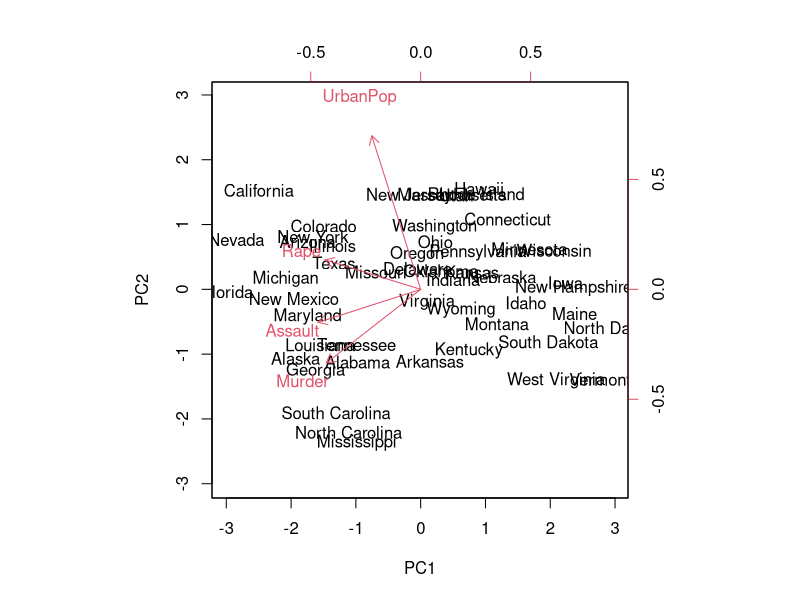
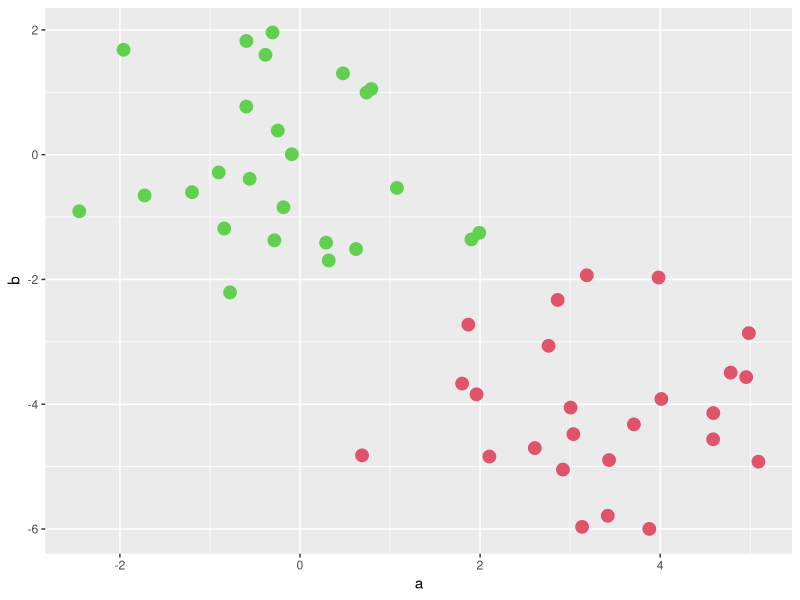
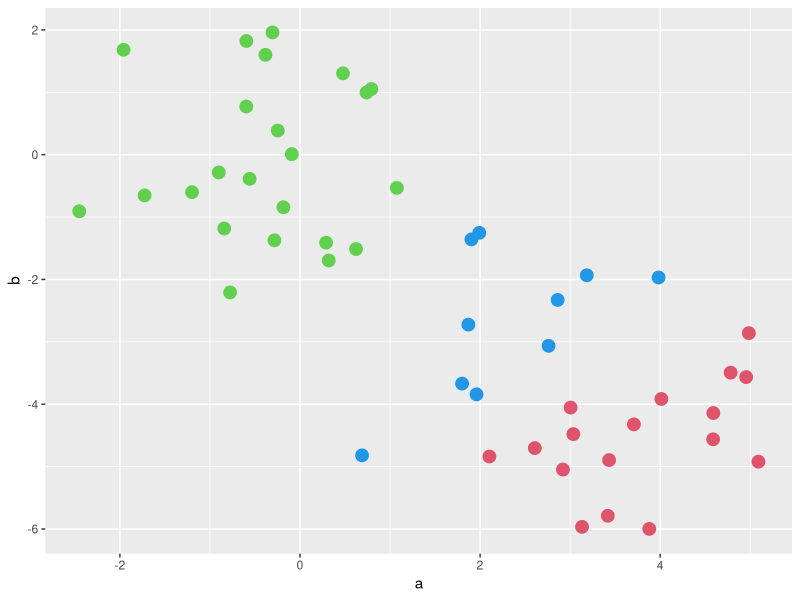
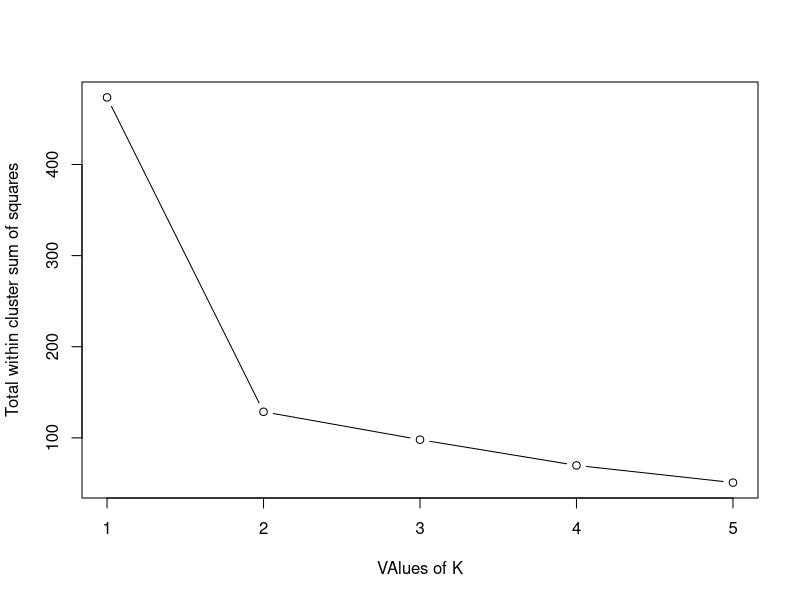
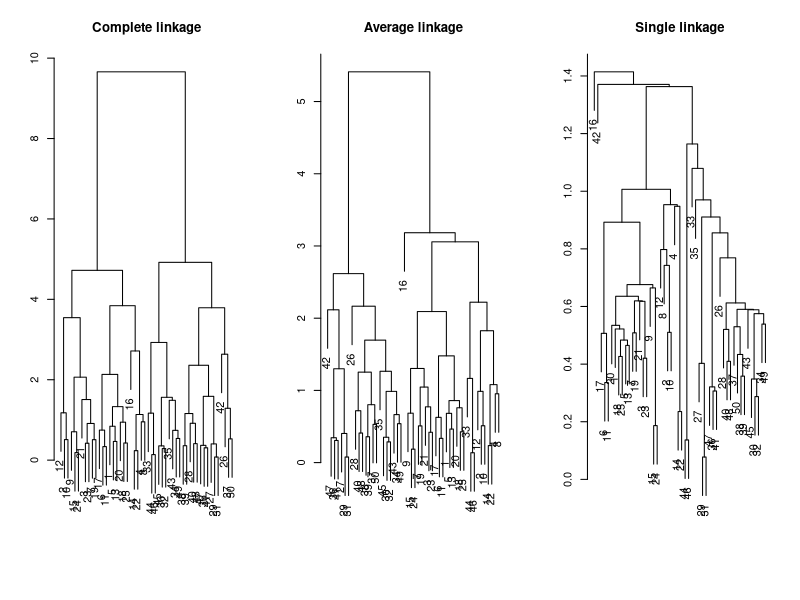
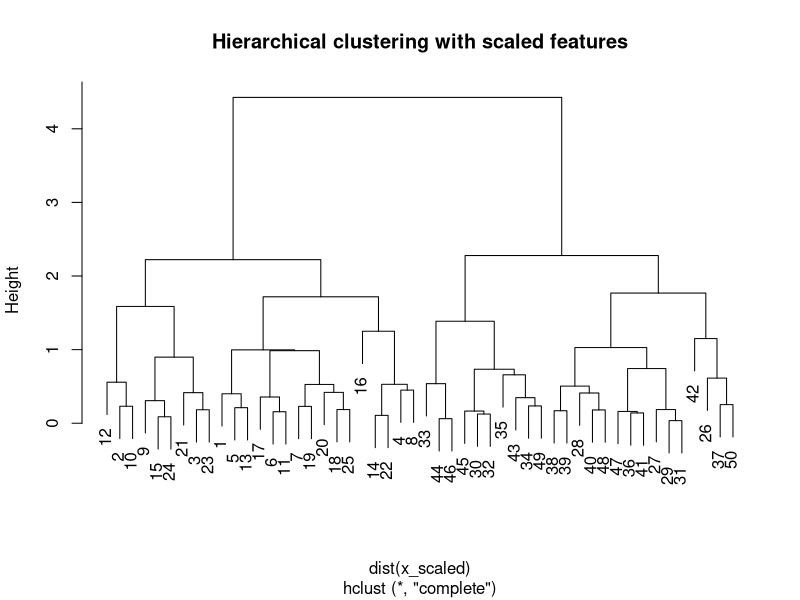
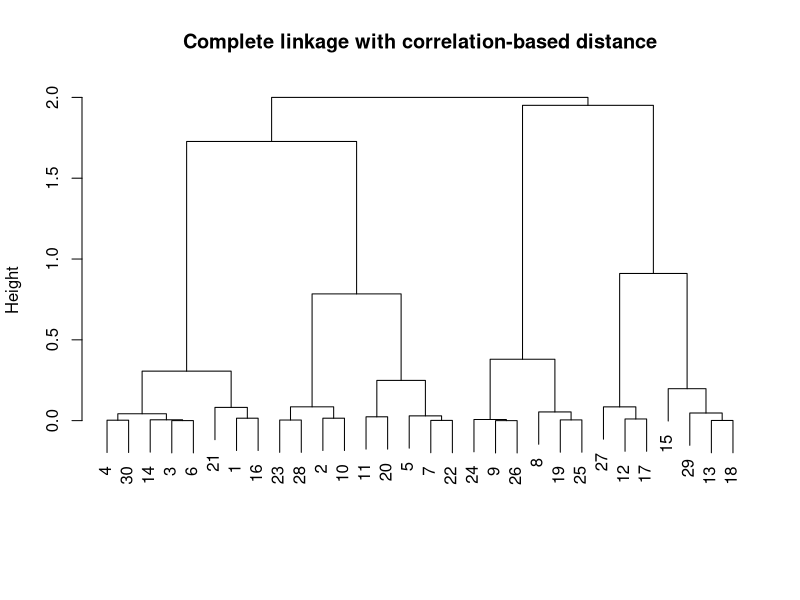

These figures' R source, in order:
library(ggplot2)
library(data.table)

apply(USArrests, 2, mean)
apply(USArrests, 2, var)

pca_output <- prcomp(USArrests,scale = TRUE)

pca_output$center
pca_output$scale

pca_output$rotation

head(pca_output$x)

biplot(pca_output, scale = 0)

# K-means
set.seed(2)
x <- data.table(a = rnorm(50), b = rnorm(50))
x[1:25, `:=` (a = a + 3, b = b - 4)]
# x[1:25, a := a + 3]
# x[1:25, b := b - 4]


km_output <- kmeans(x, centers = 2, nstart = 20)
km_output
km_output$cluster

ggplot(x, aes(x = a, y = b)) + geom_point(colour = (km_output$cluster + 1), size = 4)

set.seed(4)
km_output <- kmeans(x, centers = 3, nstart = 20)
ggplot(x, aes(x = a, y = b)) + geom_point(colour = (km_output$cluster + 1), size = 4)

set.seed(3)
km_output <- kmeans(x, centers = 3, nstart = 1)
km_output$tot.withinss # lucky hit, should be bigger than the others
km_output <- kmeans(x, centers = 3, nstart = 20)
km_output$tot.withinss  
km_output <- kmeans(x, centers = 3, nstart = 50)
km_output$tot.withinss

ks <- 1:5
tot_within_ss <- sapply(ks, function(k){
  km_output <- kmeans(x, centers = k, nstart = 20)
  km_output$tot.withinss
})
tot_within_ss

plot(
  x = ks,
  y = tot_within_ss,
  type = "b",
  xlab = "VAlues of K",
  ylab = "Total within cluster sum of squares"
)


hc_complete <- hclust(dist(x), method = "complete")
hc_average <- hclust(dist(x), method = "average")
hc_single <- hclust(dist(x), method = "single")

par(mfrow = c(1, 3))
plot(hc_complete, main = "Complete linkage", xlab = "", 
     ylab = "", sub = "")
plot(hc_average, main = "Average linkage", xlab = "", 
     ylab = "", sub = "")
plot(hc_single, main = "Single linkage", xlab = "", 
     ylab = "", sub = "")

# Az alapján, hogy hány csoportot akarsz
cutree(hc_complete, k = 2)
cutree(hc_average, k = 2)
cutree(hc_single, k = 2)

# Az alapján, hogy mien magasan vágod el
cutree(hc_complete, h = 5)
cutree(hc_average, h = 4)
cutree(hc_single, h = 1.4)


par(mfrow = c(1,1))
x_scaled <- scale(x)
plot(hclust(dist(x_scaled), method = "complete"), 
     main = "Hierarchical clustering with scaled features")


set.seed(5)
x <- matrix(rnorm(30 * 3), ncol = 3)
dd <- as.dist(1 - cor(t(x)))

plot(hclust(dd, method = "complete"), 
     main = "Complete linkage with correlation-based distance",
     xlab = "", sub = "")
